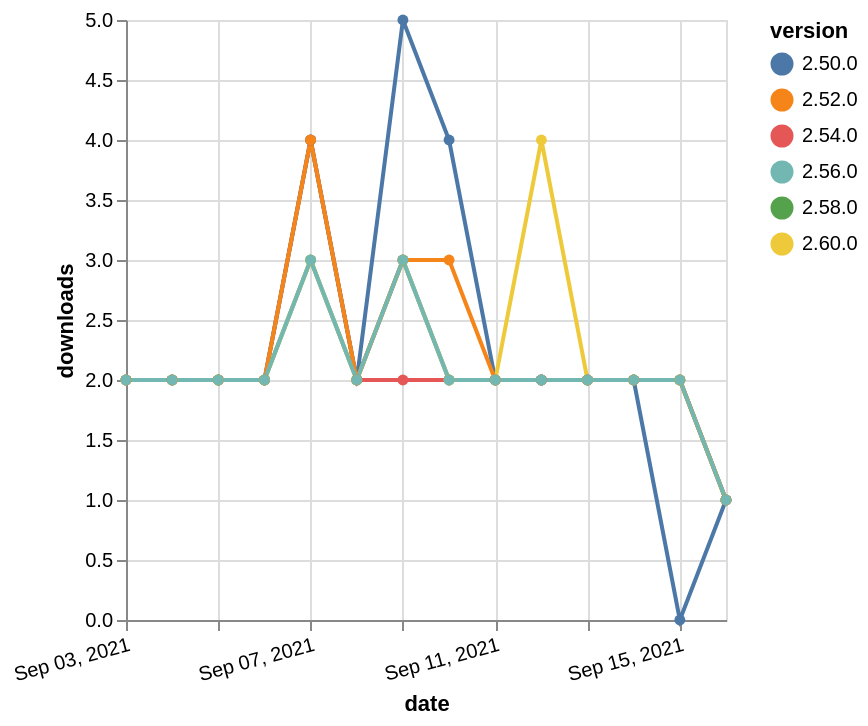

The specification (Vega-Lite) saved for this image:
### Vega-Lite specification from a JSON file in a GitHub repository (floating-point values rounded to 4 significant figures)
{"$schema": "https://vega.github.io/schema/vega-lite/v5.json", "description": "A simple bar chart with embedded data.", "data": {"values": [{"date": "2021-09-03", "total": 2483, "delta": 2, "version": "2.54.0"}, {"date": "2021-09-04", "total": 2485, "delta": 2, "version": "2.54.0"}, {"date": "2021-09-05", "total": 2487, "delta": 2, "version": "2.54.0"}, {"date": "2021-09-06", "total": 2489, "delta": 2, "version": "2.54.0"}, {"date": "2021-09-07", "total": 2493, "delta": 4, "version": "2.54.0"}, {"date": "2021-09-08", "total": 2495, "delta": 2, "version": "2.54.0"}, {"date": "2021-09-09", "total": 2497, "delta": 2, "version": "2.54.0"}, {"date": "2021-09-10", "total": 2499, "delta": 2, "version": "2.54.0"}, {"date": "2021-09-11", "total": 2501, "delta": 2, "version": "2.54.0"}, {"date": "2021-09-12", "total": 2503, "delta": 2, "version": "2.54.0"}, {"date": "2021-09-13", "total": 2505, "delta": 2, "version": "2.54.0"}, {"date": "2021-09-14", "total": 2507, "delta": 2, "version": "2.54.0"}, {"date": "2021-09-15", "total": 2509, "delta": 2, "version": "2.54.0"}, {"date": "2021-09-16", "total": 2510, "delta": 1, "version": "2.54.0"}, {"date": "2021-09-03", "total": 3087, "delta": 2, "version": "2.50.0"}, {"date": "2021-09-04", "total": 3089, "delta": 2, "version": "2.50.0"}, {"date": "2021-09-05", "total": 3091, "delta": 2, "version": "2.50.0"}, {"date": "2021-09-06", "total": 3093, "delta": 2, "version": "2.50.0"}, {"date": "2021-09-07", "total": 3097, "delta": 4, "version": "2.50.0"}, {"date": "2021-09-08", "total": 3099, "delta": 2, "version": "2.50.0"}, {"date": "2021-09-09", "total": 3104, "delta": 5, "version": "2.50.0"}, {"date": "2021-09-10", "total": 3108, "delta": 4, "version": "2.50.0"}, {"date": "2021-09-11", "total": 3110, "delta": 2, "version": "2.50.0"}, {"date": "2021-09-12", "total": 3112, "delta": 2, "version": "2.50.0"}, {"date": "2021-09-13", "total": 3114, "delta": 2, "version": "2.50.0"}, {"date": "2021-09-14", "total": 3116, "delta": 2, "version": "2.50.0"}, {"date": "2021-09-15", "total": 3116, "delta": 0, "version": "2.50.0"}, {"date": "2021-09-16", "total": 3117, "delta": 1, "version": "2.50.0"}, {"date": "2021-09-03", "total": 1668, "delta": 2, "version": "2.58.0"}, {"date": "2021-09-04", "total": 1670, "delta": 2, "version": "2.58.0"}, {"date": "2021-09-05", "total": 1672, "delta": 2, "version": "2.58.0"}, {"date": "2021-09-06", "total": 1674, "delta": 2, "version": "2.58.0"}, {"date": "2021-09-07", "total": 1677, "delta": 3, "version": "2.58.0"}, {"date": "2021-09-08", "total": 1679, "delta": 2, "version": "2.58.0"}, {"date": "2021-09-09", "total": 1682, "delta": 3, "version": "2.58.0"}, {"date": "2021-09-10", "total": 1684, "delta": 2, "version": "2.58.0"}, {"date": "2021-09-11", "total": 1686, "delta": 2, "version": "2.58.0"}, {"date": "2021-09-12", "total": 1688, "delta": 2, "version": "2.58.0"}, {"date": "2021-09-13", "total": 1690, "delta": 2, "version": "2.58.0"}, {"date": "2021-09-14", "total": 1692, "delta": 2, "version": "2.58.0"}, {"date": "2021-09-15", "total": 1694, "delta": 2, "version": "2.58.0"}, {"date": "2021-09-16", "total": 1695, "delta": 1, "version": "2.58.0"}, {"date": "2021-09-03", "total": 1489, "delta": 2, "version": "2.60.0"}, {"date": "2021-09-04", "total": 1491, "delta": 2, "version": "2.60.0"}, {"date": "2021-09-05", "total": 1493, "delta": 2, "version": "2.60.0"}, {"date": "2021-09-06", "total": 1495, "delta": 2, "version": "2.60.0"}, {"date": "2021-09-07", "total": 1498, "delta": 3, "version": "2.60.0"}, {"date": "2021-09-08", "total": 1500, "delta": 2, "version": "2.60.0"}, {"date": "2021-09-09", "total": 1503, "delta": 3, "version": "2.60.0"}, {"date": "2021-09-10", "total": 1505, "delta": 2, "version": "2.60.0"}, {"date": "2021-09-11", "total": 1507, "delta": 2, "version": "2.60.0"}, {"date": "2021-09-12", "total": 1511, "delta": 4, "version": "2.60.0"}, {"date": "2021-09-13", "total": 1513, "delta": 2, "version": "2.60.0"}, {"date": "2021-09-14", "total": 1515, "delta": 2, "version": "2.60.0"}, {"date": "2021-09-15", "total": 1517, "delta": 2, "version": "2.60.0"}, {"date": "2021-09-16", "total": 1518, "delta": 1, "version": "2.60.0"}, {"date": "2021-09-03", "total": 2667, "delta": 2, "version": "2.52.0"}, {"date": "2021-09-04", "total": 2669, "delta": 2, "version": "2.52.0"}, {"date": "2021-09-05", "total": 2671, "delta": 2, "version": "2.52.0"}, {"date": "2021-09-06", "total": 2673, "delta": 2, "version": "2.52.0"}, {"date": "2021-09-07", "total": 2677, "delta": 4, "version": "2.52.0"}, {"date": "2021-09-08", "total": 2679, "delta": 2, "version": "2.52.0"}, {"date": "2021-09-09", "total": 2682, "delta": 3, "version": "2.52.0"}, {"date": "2021-09-10", "total": 2685, "delta": 3, "version": "2.52.0"}, {"date": "2021-09-11", "total": 2687, "delta": 2, "version": "2.52.0"}, {"date": "2021-09-12", "total": 2689, "delta": 2, "version": "2.52.0"}, {"date": "2021-09-13", "total": 2691, "delta": 2, "version": "2.52.0"}, {"date": "2021-09-14", "total": 2693, "delta": 2, "version": "2.52.0"}, {"date": "2021-09-15", "total": 2695, "delta": 2, "version": "2.52.0"}, {"date": "2021-09-16", "total": 2696, "delta": 1, "version": "2.52.0"}, {"date": "2021-09-03", "total": 2082, "delta": 2, "version": "2.56.0"}, {"date": "2021-09-04", "total": 2084, "delta": 2, "version": "2.56.0"}, {"date": "2021-09-05", "total": 2086, "delta": 2, "version": "2.56.0"}, {"date": "2021-09-06", "total": 2088, "delta": 2, "version": "2.56.0"}, {"date": "2021-09-07", "total": 2091, "delta": 3, "version": "2.56.0"}, {"date": "2021-09-08", "total": 2093, "delta": 2, "version": "2.56.0"}, {"date": "2021-09-09", "total": 2096, "delta": 3, "version": "2.56.0"}, {"date": "2021-09-10", "total": 2098, "delta": 2, "version": "2.56.0"}, {"date": "2021-09-11", "total": 2100, "delta": 2, "version": "2.56.0"}, {"date": "2021-09-12", "total": 2102, "delta": 2, "version": "2.56.0"}, {"date": "2021-09-13", "total": 2104, "delta": 2, "version": "2.56.0"}, {"date": "2021-09-14", "total": 2106, "delta": 2, "version": "2.56.0"}, {"date": "2021-09-15", "total": 2108, "delta": 2, "version": "2.56.0"}, {"date": "2021-09-16", "total": 2109, "delta": 1, "version": "2.56.0"}]}, "width": "container", "mark": {"type": "line", "point": {"filled": true}}, "encoding": {"x": {"field": "date", "type": "temporal", "timeUnit": "yearmonthdate", "title": "date", "axis": {"labelAngle": -15}}, "y": {"field": "delta", "type": "quantitative", "title": "downloads"}, "color": {"field": "version", "type": "nominal"}, "tooltip": {"field": "delta"}}}
